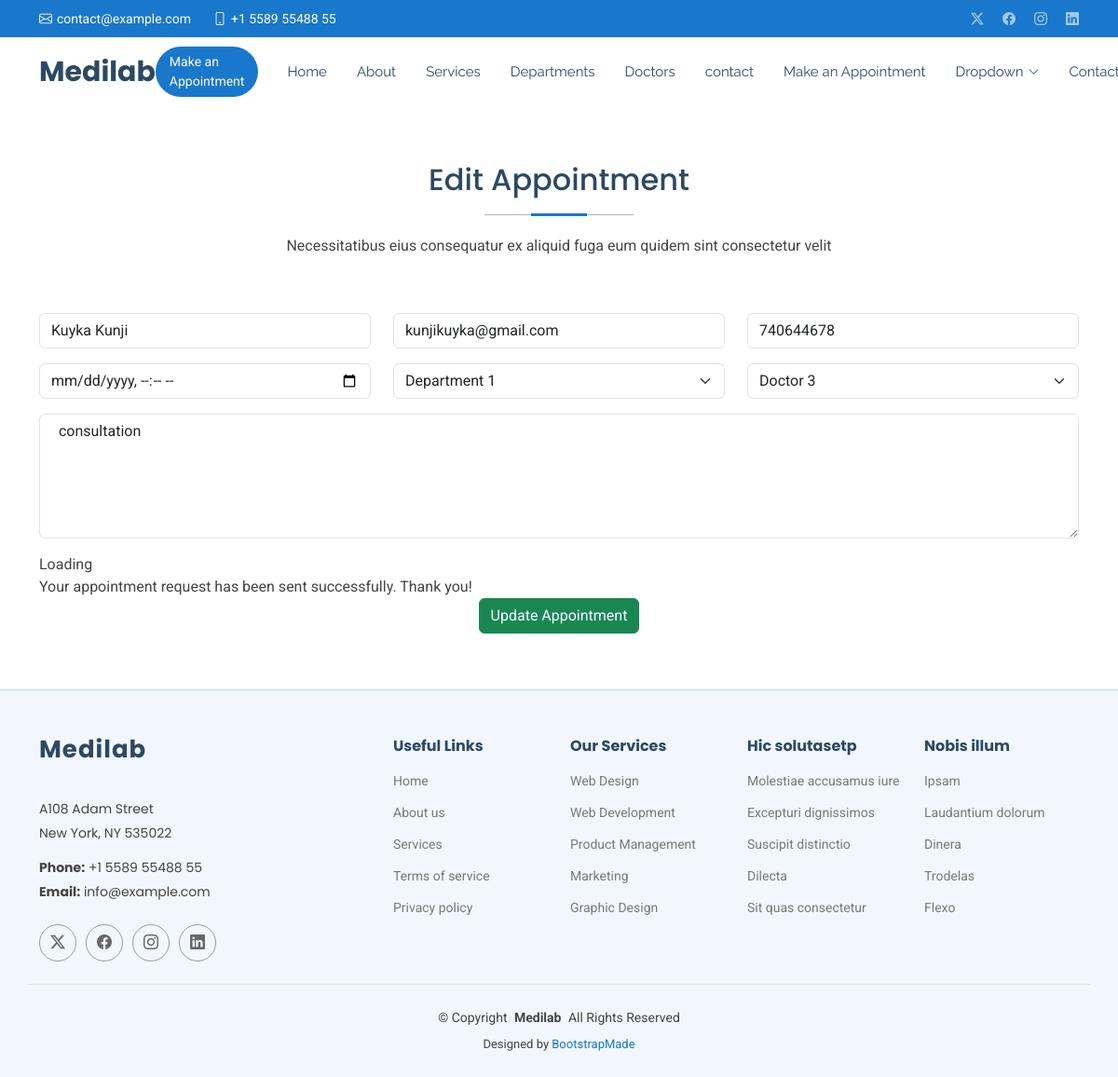
Screenshot of /edit/1 with the database file from the repository.
### myapp/models.py (models this page shows, shortened)
class Appointment(models.Model):
    name = models.CharField(max_length=80)
    email = models.EmailField()
    phone = models.IntegerField(max_length=80)
    datetime = models.DateTimeField()
    department = models.CharField(max_length=80)
    doctor = models.CharField(max_length=80)
    message = models.TextField()

### myapp/views.py (the view, shortened to what this page needs)
# urls.py: path('edit/<int:id>', views.edit, name='edit'),
def edit(request,id):
    editappointment = get_object_or_404(Appointment, id=id)
    return render (request, 'edit.html', {'editappointment': editappointment})

### templates/edit.html (shortened to what this page needs)
{% extends 'starter-page.html' %}
{% load static %}
{% block content %}
    <section id="appointment" class="appointment section">
      <div class="container section-title" data-aos="fade-up">
        <h2>Edit Appointment</h2>
        <p>Necessitatibus eius consequatur ex aliquid fuga eum quidem sint consectetur velit</p>
      </div>
      <div class="container" data-aos="fade-up" data-aos-delay="100">
        <form  method="post"  >
          <div class="row">
            <div class="col-md-4 form-group">
              <input type="text" name="name" value="{{ editappointment.name }}" class="form-control" id="name" placeholder="Your Name" required="">
            </div>
            <div class="col-md-4 form-group mt-3 mt-md-0">
              <input type="email" value="{{ editappointment.email }}" class="form-control" name="email" id="email" placeholder="Your Email" required="">
            </div>
            <div class="col-md-4 form-group mt-3 mt-md-0">
              <input type="tel" value="{{ editappointment.phone }}" class="form-control" name="phone" id="phone" placeholder="Your Phone" required="">
            </div>
          </div>
          <div class="row">
            <div class="col-md-4 form-group mt-3">
              <input type="datetime-local" name="date" class="form-control datepicker" id="date" placeholder="Appointment Date" required="">
            </div>
            <div class="col-md-4 form-group mt-3">
              <select name="department" id="department" class="form-select" required="">
                <option value="Department 1" {% if editappointment.department == 'Department 1' %}
                    selected
                {% endif %} >Department 1</option>
              </select>
            </div>
            <div class="col-md-4 form-group mt-3">
              <select name="doctor" id="doctor" class="form-select" required="">
                <option value="Doctor 3" {% if editappointment.doctor == 'Doctor 3' %}
                	selected
                {% endif %} >Doctor 3</option>
              </select>
            </div>
          </div>
          <div class="form-group mt-3">
            <textarea class="form-control" name="message" rows="5" placeholder="Message (Optional)"> {{ editappointment.message }}</textarea>
          </div>
          <div class="mt-3">
            <div class="loading">Loading</div>
            <div class="sent-message">Your appointment request has been sent successfully. Thank you!</div>
            <div class="text-center"><button type="submit" class="btn btn-success">Update Appointment</button></div>
          </div>
        </form>
      </div>
    </section>
{% endblock %}

### static/assets/css/main.css (style rules this page uses)
:root { --default-font: "Roboto", system-ui, -apple-system, "Segoe UI", Roboto, "Helvetica Neue", Arial, "Noto Sans", "Liberation Sans", sans-serif, "Apple Color Emoji", "Segoe UI Emoji", "Segoe UI Symbol", "Noto Color Emoji"; --heading-font: "Poppins", sans-serif; --nav-font: "Raleway", sans-serif; }
:root { --background-color: #ffffff; --default-color: #444444; --heading-color: #2c4964; --accent-color: #1977cc; --surface-color: #ffffff; --contrast-color: #ffffff; }
:root { --nav-color: #2c4964; --nav-hover-color: #1977cc; --nav-mobile-background-color: #ffffff; --nav-dropdown-background-color: #ffffff; --nav-dropdown-color: #2c4964; --nav-dropdown-hover-color: #1977cc; }
:root { scroll-behavior: smooth; }
body { color: var(--default-color); background-color: var(--background-color); font-family: var(--default-font); }
h1, h2, h3, h4, h5, h6 { color: var(--heading-color); font-family: var(--heading-font); }
section, .section { color: var(--default-color); background-color: var(--background-color); padding: 60px 0; scroll-margin-top: 72px; overflow: clip; }
.section-title { text-align: center; padding-bottom: 60px; position: relative; }
.section-title h2 { font-size: 32px; font-weight: 500; margin-bottom: 20px; padding-bottom: 20px; position: relative; }
.section-title h2:before { content: ""; position: absolute; display: block; width: 160px; height: 1px; background: color-mix(in srgb, var(--default-color), transparent 60%); left: 0; right: 0; bottom: 1px; margin: auto; }
.section-title h2::after { content: ""; position: absolute; display: block; width: 60px; height: 3px; background: var(--accent-color); left: 0; right: 0; bottom: 0; margin: auto; }
.section-title p { margin-bottom: 0; }

### rows the page displays
Appointment: name "Kuyka Kunji", email "kunjikuyka@gmail.com", phone "740644678", department "Department 1", doctor "Doctor 3", message "consultation"
